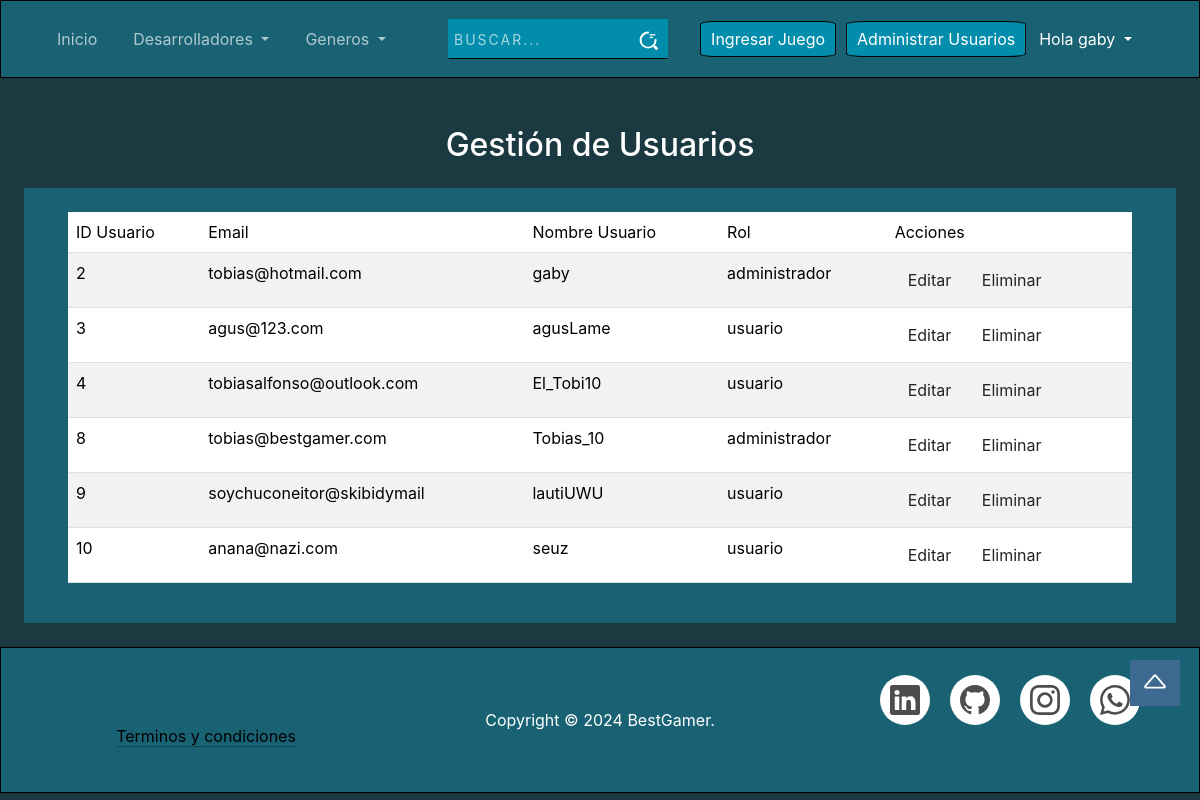
/admin_usuarios.php (signed in), run on the app's committed database.
### tables this page shows
CREATE TABLE `usuarios` (
  `id_usuario` int(30) NOT NULL,
  `mail` varchar(60) NOT NULL,
  `usuario` varchar(60) NOT NULL,
  `contrasenia` varchar(60) NOT NULL,
  `id_rol` int(10) NOT NULL
);

CREATE TABLE `roles` (
  `id_rol` int(10) NOT NULL,
  `rol` varchar(40) NOT NULL
);

### admin_usuarios.php (the view, shortened to what this page needs)
<?php include "C:/xampp/htdocs/repo/include/header.php";?>
<?php
$sql = "SELECT * FROM usuarios INNER JOIN roles ON roles.id_rol = usuarios.id_rol";
$result = mysqli_query($con, $sql);
?>
<link rel="stylesheet" href="CSS/form.css">
<h2 class="admin-table-title text-center">Gestión de Usuarios</h2>
<div class="formulario">
    <div class="container-fluid admin-table-container text-dark">
        <div class="table-responsive">
            <table id="usuariosTable" class="table table-striped">
                <thead>
                    <tr>
                        <th>ID Usuario</th>
                        <th>Email</th>
                        <th>Nombre Usuario</th>
                        <th>Rol</th>
                        <th>Acciones</th>
                    </tr>
                </thead>
                <tbody>
                    <?php
                if (mysqli_num_rows($result) > 0) {
                    while($row = mysqli_fetch_assoc($result)) {
                        echo "<tr data-id='" . $row["id_usuario"] . "'>
                                <td>" . htmlspecialchars($row["id_usuario"]) . "</td>
                                <td>" . htmlspecialchars($row["mail"]) . "</td>
                                <td>" . htmlspecialchars($row["usuario"]) . "</td>
                                <td>" . htmlspecialchars($row["rol"]) . "</td>
                                <td>
                                <button class='btn btn-edit' data-id='" . $row["id_usuario"] . "'>Editar</button>
                                <button class='btn btn-delete' data-id='" . $row["id_usuario"] . "'>Eliminar</button>
                            </td>
                            </tr>";
                    }
                } else {
                    echo "<tr><td colspan='10'>No hay usuarios registrados</td></tr>";
                }
                ?>
                </tbody>
            </table>
        </div>
    </div>
</div>
<?php include "C:/xampp/htdocs/repo/include/footer.php" ?>

### include/header.php (shortened to what this page needs)
<?php include "C:/xampp/htdocs/repo/conexion/conexion.php";
session_start();?>
<!DOCTYPE html>
<html lang="en">
<head>
    <link href="https://cdn.jsdelivr.net/npm/bootstrap@5.3.3/dist/css/bootstrap.min.css" rel="stylesheet"
>
    <link rel="stylesheet" href="https://cdn.jsdelivr.net/npm/bootstrap-icons@1.7.2/font/bootstrap-icons.css">
    <link rel="stylesheet" href="/repo/CSS/header_footer.css">
    <link rel="stylesheet" href="/repo/CSS/index.css">
    <link rel="stylesheet" href="https://cdn.datatables.net/2.1.8/css/dataTables.dataTables.min.css">
    <link rel="stylesheet" href="https://cdnjs.cloudflare.com/ajax/libs/dropzone/5.9.3/dropzone.min.css">
</head>
<body>
    <header class="header" data-bs-theme="dark">
        <nav class="navbar navbar-expand-lg">
            <div class="container-fluid">
                <div class="collapse navbar-collapse" id="navbarSupportedContent">
                    <ul class="navbar-nav me-auto mb-2 mb-lg-0">
                        <li class="nav-item op">
                            <a class="nav-link" aria-current="page" href="/repo/index.php">Inicio</a>
                        </li>
                        <li class="nav-item dropdown op">
                            <a class="nav-link dropdown-toggle" href="#" role="button" data-bs-toggle="dropdown"
                                aria-expanded="false">
                                Desarrolladores
                            </a>
                        </li>
                        <li class="nav-item dropdown op">
                            <a class="nav-link dropdown-toggle" href="#" role="button" data-bs-toggle="dropdown"
                                aria-expanded="false">
                                Generos
                            </a>
                        </li>
                    </ul>
                    <form class="d-flex search" role="search">
                        <div class="input-container">
                            <input type="text" name="text" class="input" placeholder="Buscar...">
                            <span class="icon">
                            </span>
                        </div>
                    </form>
                    <?php
                    if(isset($_SESSION['admin'])){
                        $stmt = $con->prepare("SELECT usuario FROM usuarios WHERE mail = ?");
                        $stmt->bind_param("s", $_SESSION['admin']);
                        $stmt->execute();
                        $result = $stmt->get_result();
                        if ($result->num_rows > 0) {
                            $row = $result->fetch_assoc();
                            $user = $row['usuario'];
                        } else {
                            echo "No se encontró ningún usuario con ese correo.";
                        }
                        ?>
                    <a href="/repo/Juegos/admin_juegos/ingreso_juegos.php">
                        <button class="inicioSesion mr-2"type="button">Ingresar Juego</button>
                    </a>
                    <a href="/repo/admin_usuarios.php">
                        <button class="inicioSesion mr-2"type="button">Administrar Usuarios</button>
                    </a>
                    <ul class="navbar-nav me-auto mb-2 mb-lg-0">
                        <li class="dropdown">
                            <?php echo "<a class='nav-link dropdown-toggle text-white' role='button' data-bs-toggle='dropdown'
                                aria-expanded='false'>
                                Hola ". $user ."
                            </a>";?>
                        </li>
                    </ul>
                    <?php } else if (isset($_SESSION['usuario'])){
                        $stmt = $con->prepare("SELECT usuario FROM usuarios WHERE mail = ?");
                        if ($stmt === false) {
                            die("Error en la preparación de la consulta: " . $con->error);
                        }
                        $stmt->bind_param("s", $_SESSION['usuario']);
                        $stmt->execute();
                        $result = $stmt->get_result();
                        if ($result->num_rows > 0) {
                            $row = $result->fetch_assoc();
                            $user = $row['usuario'];
                        } else {
                            echo "No se encontró ningún usuario con ese correo.";
                        }
                        $stmt->close();?>
                    <ul class="navbar-nav me-auto mb-2 mb-lg-0">
                        <li class="dropdown">
                            <?php echo "<a class='nav-link dropdown-toggle text-white' role='button' data-bs-toggle='dropdown'
                                aria-expanded='false'>
                                Hola ". $user ."
                            </a>";?>
                            <ul class="dropdown-menu ">
                                <li><a href="/repo/login/edit.php" class="dropdown-item">Editar
                                        Nombre</a></li>
                                <li><a href="/repo/login/logout.php" class="dropdown-item">Cerrar
                                        Sesión</a></li>
                            </ul>
                        </li>
                    </ul>
                    <?php } else {?>
                    <a href="/repo/login.php"><button class="inicioSesion" type="button">Iniciar sesión</button></a>
                    <?php }?>
                </div>
            </div>
        </nav>
    </header>

### CSS/header_footer.css (style rules this page uses)
* { margin: 0; padding: 0; font-family: "Inter", sans-serif; font-optical-sizing: auto; font-weight: 400; font-style: normal; }
body { background-color: #1B3940; color: #FFFFFF; }
header, footer { background-color: #196273; border: 1px solid #000; padding: 20px; }
header { display: block; align-items: center; padding: 10px 20px; margin-bottom: 3em; }
header nav ul { list-style: none; display: flex; flex-wrap: wrap; gap: 20px; }
header nav ul li a { text-decoration: none; color: #ffffff; font-size: 18px; }
.search { align-items: end; gap: 10px; margin: 0 auto; text-align: end; }
.search input[type="text"] { padding: 5px; background-color: #038dac; color: #ffffff; border: 1px solid #038dac; border-bottom: 1px solid #000; }
.search input[type="text"]::placeholder { color: #ffffff; opacity: 65%; }
.input-container { width: 220px; position: relative; }
.icon { position: absolute; right: 10px; top: calc(50% + 5px); transform: translateY(calc(-50% - 5px)); }
.input { width: 100%; height: 40px; padding: 10px; transition: .2s linear; border: 2.5px solid black; font-size: 14px; text-transform: uppercase; letter-spacing: 2px; }
.inicioSesion { padding: 5px 10px; margin: 0px 5px 0px 5px; background-color: #038dac; border-radius: 10%; border: 1px solid #000; }

### CSS/form.css (style rules this page uses)
.formulario { min-width: 636px; padding: 24px 32px; background-color: #196273; margin: 2%; flex: 1; }

### data on the page
usuarios: usuario "gaby", id_usuario "2", mail "tobias@hotmail.com", id_rol.rol "administrador"
usuarios: id_usuario "3", mail "agus@123.com", usuario "agusLame", id_rol.rol "usuario"
usuarios: id_usuario "4", mail "tobiasalfonso@outlook.com", usuario "El_Tobi10", id_rol.rol "usuario"
usuarios: id_usuario "8", mail "tobias@bestgamer.com", usuario "Tobias_10", id_rol.rol "administrador"
usuarios: id_usuario "9", mail "soychuconeitor@skibidymail", usuario "lautiUWU", id_rol.rol "usuario"
usuarios: id_usuario "10", mail "anana@nazi.com", usuario "seuz", id_rol.rol "usuario"
